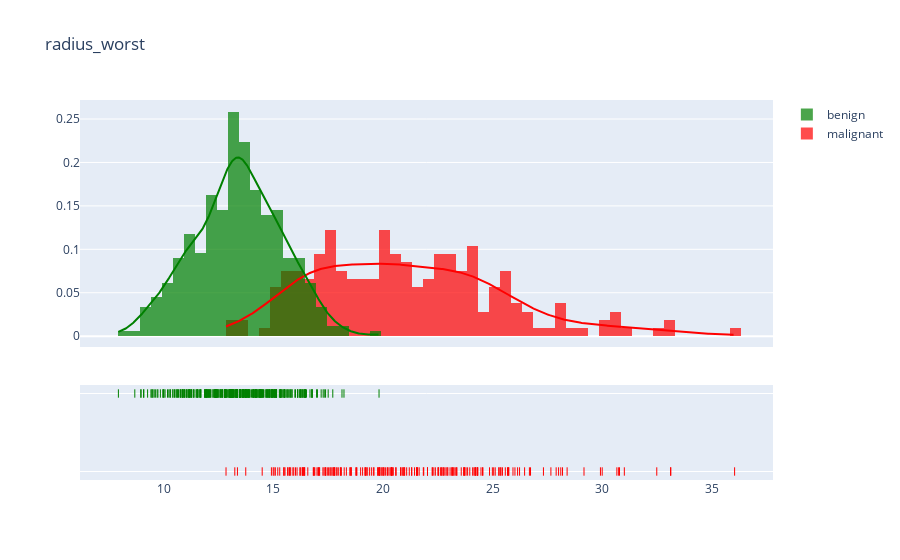

The code cell stored with this chart in its notebook:
### Code cell
#plot distribution 'worst'
plotDistribution('radius_worst', .5)
# plotDistribution('texture_worst', .5)
# plotDistribution('perimeter_worst', 5)
# plotDistribution('area_worst', 10)
#plotDistribution('smoothness_worst', .5)
#plotDistribution('compactness_worst', .5)
#plotDistribution('concavity_worst', .5)
#plotDistribution('concave points_worst', .5)
#plotDistribution('symmetry_worst', .5)
#plotDistribution('fractal_dimension_worst', .5)

### Figure 1 — Plotly figure (JSON) as saved in the notebook; plotly's stock layout.template omitted (floating-point values rounded to 4 significant figures; data arrays with more than 128 entries replaced by an {"elided": "..."} marker saying what was removed)
{"data": [{"autobinx": false, "histnorm": "probability density", "legendgroup": "malignant", "marker": {"color": "red"}, "name": "malignant", "opacity": 0.7, "type": "histogram", "x": {"elided": "212 float values"}, "xaxis": "x", "xbins": {"end": 36.04, "size": 0.5, "start": 12.84}, "yaxis": "y"}, {"autobinx": false, "histnorm": "probability density", "legendgroup": "benign", "marker": {"color": "green"}, "name": "benign", "opacity": 0.7, "type": "histogram", "x": {"elided": "357 float values"}, "xaxis": "x", "xbins": {"end": 19.82, "size": 0.5, "start": 7.93}, "yaxis": "y"}, {"legendgroup": "malignant", "marker": {"color": "red"}, "mode": "lines", "name": "malignant", "showlegend": false, "type": "scatter", "x": {"elided": "500 float values"}, "xaxis": "x", "y": {"elided": "500 float values"}, "yaxis": "y"}, {"legendgroup": "benign", "marker": {"color": "green"}, "mode": "lines", "name": "benign", "showlegend": false, "type": "scatter", "x": {"elided": "500 float values"}, "xaxis": "x", "y": {"elided": "500 float values"}, "yaxis": "y"}, {"legendgroup": "malignant", "marker": {"color": "red", "symbol": "line-ns-open"}, "mode": "markers", "name": "malignant", "showlegend": false, "type": "scatter", "x": {"elided": "212 float values"}, "xaxis": "x", "y": {"elided": "212 str values"}, "yaxis": "y2"}, {"legendgroup": "benign", "marker": {"color": "green", "symbol": "line-ns-open"}, "mode": "markers", "name": "benign", "showlegend": false, "type": "scatter", "x": {"elided": "357 float values"}, "xaxis": "x", "y": {"elided": "357 str values"}, "yaxis": "y2"}], "layout": {"barmode": "overlay", "hovermode": "closest", "legend": {"traceorder": "reversed"}, "title": {"text": "radius_worst"}, "xaxis": {"anchor": "y2", "domain": [0.0, 1.0], "zeroline": false}, "yaxis": {"anchor": "free", "domain": [0.35, 1], "position": 0.0}, "yaxis2": {"anchor": "x", "domain": [0, 0.25], "dtick": 1, "showticklabels": false}}}
